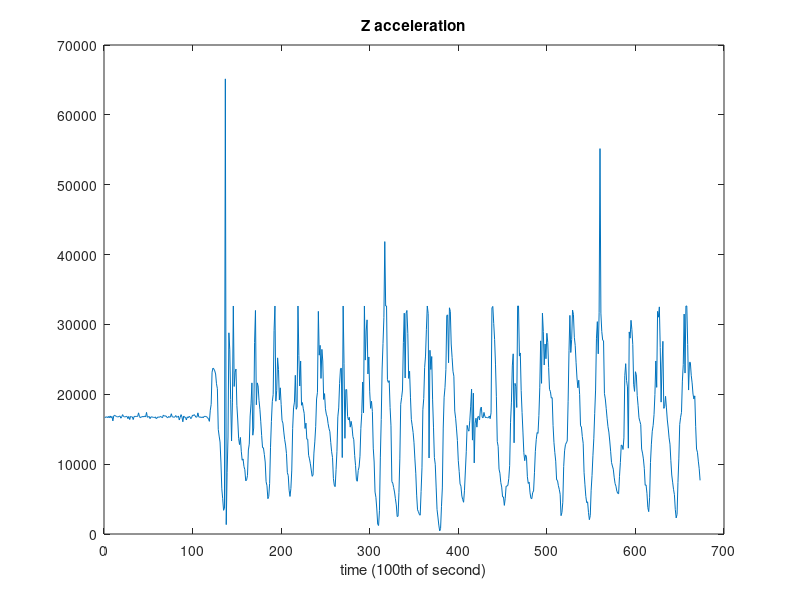

Source code (MATLAB):
fileID = fopen('data.txt', 'r');

all = fscanf(fileID, '%f');
figure(1)
plot(all)
title('Z acceleration')
xlabel('time (100th of second)')

% size = length(all)/3;
% x = zeros(size);
% y = zeros(size);
% z = zeros(size);
% 
% %for i = 1:length(all)
% i = 1;
% while (i < length(all))
%     
%     val = mod(i,3);
%     switch val
%         case 0 % is z
%             z(i/3) = all(i);
%         case 1 % is x
%             x((i+2)/3) = all(i);
%         case 2 % is y
%             y((i+1)/3) = all(i);
%         otherwise
%             % do nothing
%     end
%     i = i+1;
% end
% 
% figure(1)
% hold on
% plot(x)
% plot(y)
% plot(z)
% hold off
% title('XYZ acceleration')
% xlabel('time (100th of second)')
% legend('x', 'y', 'z')